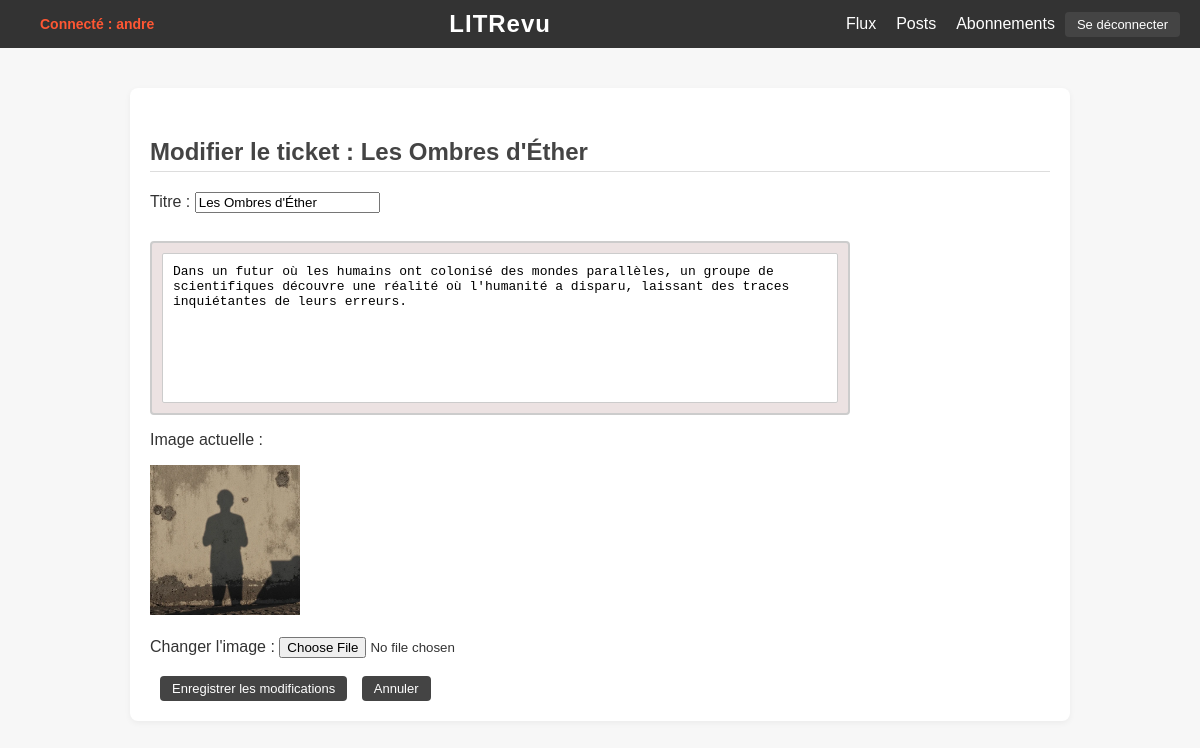
The app's page /edit_ticket/21/ (signed in) with its own data.
### myapp/models.py (models this page shows, shortened)
class Ticket(models.Model):
    title = models.CharField(max_length=128)  # Mettre unique=True au lieu de primary_key
    description = models.TextField(max_length=2048, blank=True)
    user = models.ForeignKey(User, on_delete=models.CASCADE)
    image = models.ImageField(upload_to='images/', null=True, blank=True)
    time_created = models.DateTimeField(auto_now_add=True)

### myapp/views.py (the view, shortened to what this page needs)
# urls.py: path('edit_ticket/<int:ticket_id>/', views.edit_ticket, name='edit_ticket'),
@login_required
def edit_ticket(request, ticket_id):
    ticket = get_object_or_404(Ticket, id=ticket_id, user=request.user)
    return render(request, 'edit_ticket.html', {'ticket': ticket})

### myapp/templates/edit_ticket.html (shortened to what this page needs)
{% extends 'base.html' %}
{% block content %}
  <h2>Modifier le ticket : {{ ticket.title }}</h2>
  <form method="POST" enctype="multipart/form-data">
    <label for="ticket_title">Titre :</label>
    <input type="text" id="ticket_title" name="ticket_title" value="{{ ticket.title }}" required><br><br>
    <div class="ticket_description">
      <textarea id="ticket_description" name="ticket_description" required>{{ ticket.description }}</textarea>
  </div>
    {% if ticket.image %}
      <p>Image actuelle :</p>
      <img src="{{ ticket.image.url }}" alt="Image du ticket" style="max-width: 200px; max-height: 150px;"><br><br>
    {% endif %}
    <label for="ticket_image">Changer l'image :</label>
    <input type="file" id="ticket_image" name="ticket_image"><br><br>
    <button type="submit" class="button">Enregistrer les modifications</button>
    <form action="{% url 'all_tickets' %}" method="get" style="display: inline;">
      <button type="submit" class="button">Annuler</button>
  </form>
  </form>
{% endblock %}

### myapp/templates/base.html (shortened to what this page needs)
<!DOCTYPE html>
<html lang="fr">
<head>
    {% load static %}
    <link rel="stylesheet" type="text/css" href="{% static 'css/style.css' %}">
</head>
<body>
    <div class="header">
        <div class="message">
            {% if request.user.is_authenticated %}
                <span class="username">Connecté : {{ request.user.username }}</span>
            {% endif %}
        </div>
        <div class="center">LITRevu</div>
        <div class="links">
            <a href="{% url 'user_feed' %}">Flux</a>
            <a href="{% url 'all_tickets' %}">Posts</a>
            <a href="{% url 'follow_user' %}">Abonnements</a>
            <form action="{% url 'logout' %}" method="post">
                <button type="submit">Se déconnecter</button>
            </form>
        </div>
    </div>
    <div class="content">
        {% block content %}{% endblock %}
    </div>
</body>
</html>

### static/css/style.css (style rules this page uses)
body { font-family: 'Segoe UI', sans-serif; margin: 0; padding: 0; background-color: #f7f7f7; color: #333; }
.header { display: flex; justify-content: space-between; align-items: center; padding: 15px 30px; background-color: #222; color: white; }
.header .center { flex: 1; text-align: center; font-size: 26px; font-weight: bold; letter-spacing: 1px; }
.header .links a { color: white; text-decoration: none; margin-left: 20px; transition: color 0.3s; }
.message { font-size: 14px; color: #f2a654; }
.content { max-width: 900px; margin: 40px auto; padding: 20px; background-color: white; border-radius: 8px; box-shadow: 0 2px 6px rgba(0, 0, 0, 0.05); }
h2, h3 { color: #444; border-bottom: 1px solid #ddd; padding-bottom: 5px; margin-top: 30px; }
form { display: inline; }
button { background-color: #444; color: white; border: none; padding: 5px 12px; margin-left: 10px; border-radius: 4px; cursor: pointer; font-size: 13px; transition: background-color 0.3s; text-align: center; width: auto; height: auto; }
a { color: #444; text-decoration: none; }
button { background-color: #444; color: white; border: none; padding: 5px 12px; margin-left: 10px; border-radius: 4px; cursor: pointer; font-size: 13px; transition: background-color 0.3s; }
.ticket_description { max-width: 700px; width: 100%; background-color: #ece2e2; border: 2px solid #ccc; border-radius: 4px; margin-top: 10px; padding: 10px; box-sizing: border-box; overflow: hidden; }
.ticket_description textarea { width: 100%; min-height: 150px; max-height: 400px; padding: 10px; font-size: 13px; border: 1px solid #ccc; border-radius: 2px; resize: none; overflow: auto; white-space: pre-wrap; box-sizing: border-box; display: block; }

### myapp/templates/base.html (style rules this page uses)
body { font-family: Arial, sans-serif; margin: 0; padding: 0; }
.header { display: flex; justify-content: space-between; align-items: center; padding: 10px 20px; background-color: #333; color: white; }
.header .center { flex: 1; text-align: center; font-size: 24px; }
.header .links { display: flex; align-items: center; }
.header .links a { color: white; text-decoration: none; margin-left: 20px; }
.message { color: #ff5733; font-weight: bold; margin-right: 20px; }

### records on screen
Ticket: title "Les Ombres d'Éther", ticket_title "Les Ombres d'Éther", ticket_description "Dans un futur où les humains ont colonisé des mondes parallèles, un groupe de scientifiques découvre une réalité où l'humanité a disparu, laissant des traces inquiétantes de leurs erreurs.", image (picture)

### other values on screen
{{ request.user.username }} "andre"
